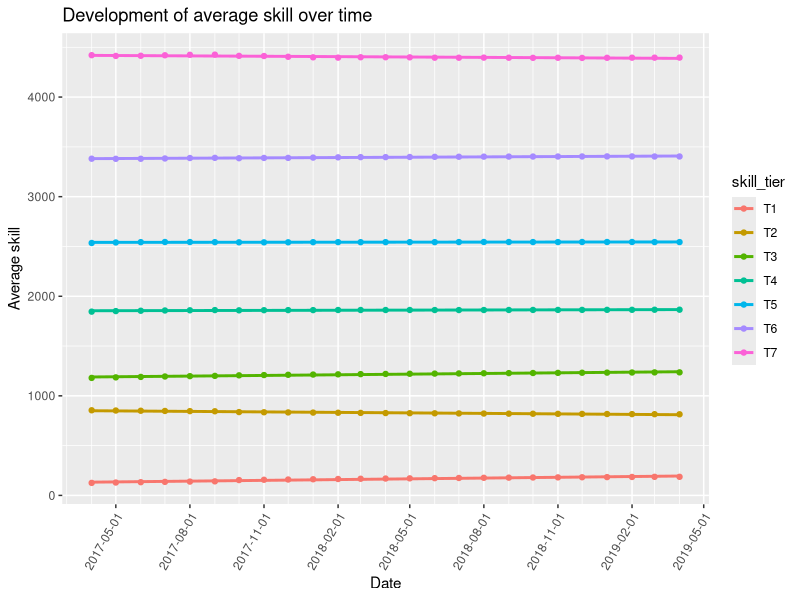
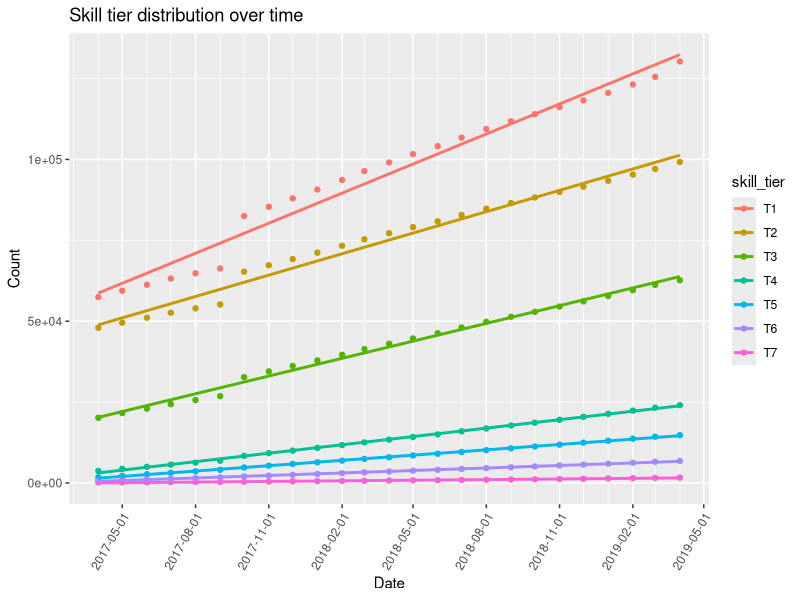
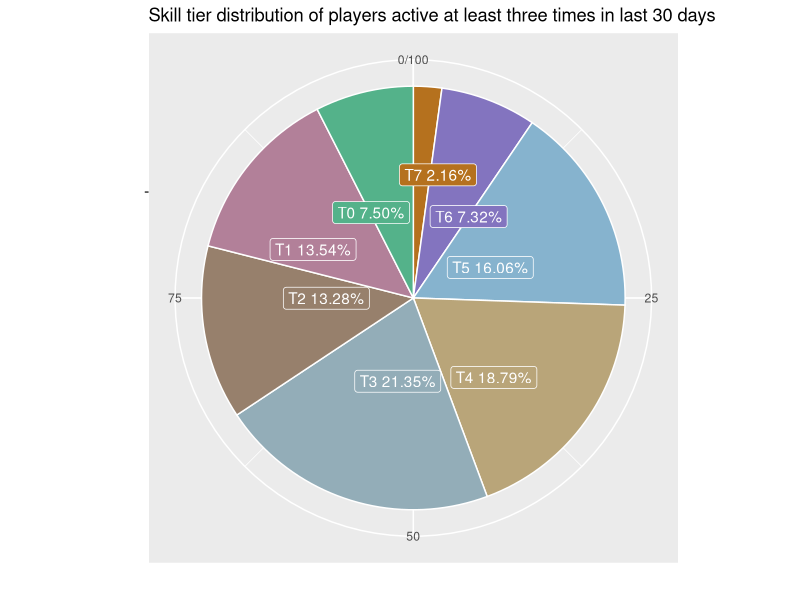

Generate these figures, in order, with R:
library(ggplot2)
library(ggrepel)
library(reshape)
library(dplyr)
library(scales)

df = read.csv("skill_history_tiered.csv")
df$timestamp = as.Date(strptime(df$timestamp, "%Y-%m-%d %H:%M:%S"))

ggplot(data = df, aes(x=timestamp, y=average_skill, color=skill_tier)) + 
  labs(y = "Average skill", x = "Date", title = "Development of average skill over time") + 
  scale_x_date(date_breaks = "3 months", date_minor_breaks = "1 month") +
  theme(axis.text.x=element_text(angle=60, hjust=1)) +
  geom_point() +
  geom_smooth(method = "lm", se = FALSE)

ggplot(data = df, aes(x=timestamp, y=count, color=skill_tier)) + 
  labs(y = "Count", x = "Date", title = "Skill tier distribution over time") + 
  scale_x_date(date_breaks = "3 months", date_minor_breaks = "1 month") +
  theme(axis.text.x=element_text(angle=60, hjust=1)) +
  geom_point() +
  geom_smooth(method = "lm", se = FALSE)

skill_tier_colours = c("#54b28a", "#b28099", "#97806c", "#93adb8", "#b9a579", "#86b3ce", "#8374bf", "#b5711e")
df_skill_tiers = read.csv("skill_tier_distribution_active.csv")
df_skill_tiers$count_rel = df_skill_tiers$count / sum(df_skill_tiers$count) * 100
df_skill_tiers = arrange(df_skill_tiers, desc(skill_tier))

ggplot(data = df_skill_tiers, aes(x = "", y = count_rel, fill = skill_tier)) +
  labs(x = "", y = "", title = "Skill tier distribution of players active at least three times in last 30 days", fill = "") + 
  geom_bar(width = 1, stat = "identity", color = "white") + 
  coord_polar("y", start = 0) +
  geom_label_repel(aes(y = cumsum(count_rel) - 0.5 * count_rel, label = paste(skill_tier, percent(count_rel / 100))), color = "white") +
  scale_fill_manual(values = skill_tier_colours) +
  theme(legend.position = "none")
